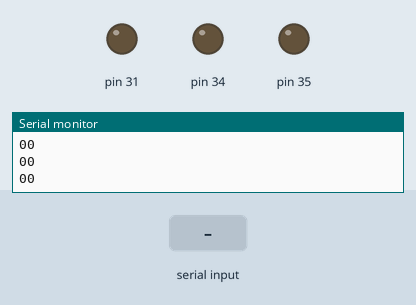
This sketch was run on a simulated Arduino Mega 2560, built with avr-gcc and run on an emulated ATmega2560. Parts: output pins drawn as LEDs (lit = HIGH), the last lines printed to the serial monitor. Inputs (shaded band) come from the test bench.

Above: at 1.7 s.
1.8 s: "U90\n" received over the second serial link
At 2.5 s:
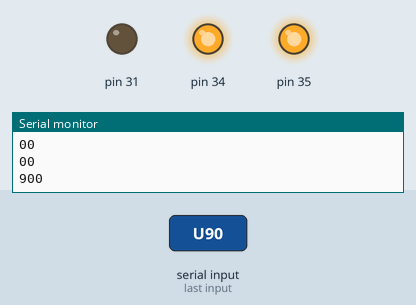
3.5 s: "L90\n" received over the second serial link
At 4.9 s:
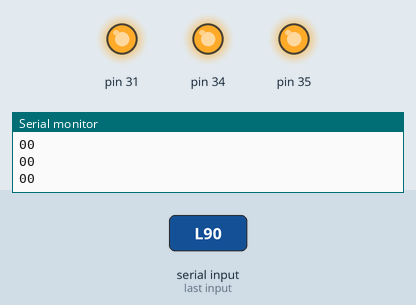
Timing chart, 0 to 6.5 s (numbered marks = the images above; inputs shaded):
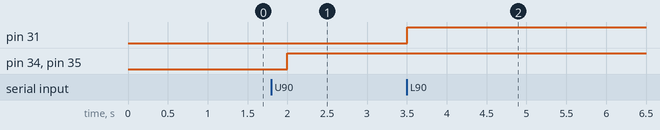

The sketch:

RX.ino
```cpp
int data_UD, data_LR;

void setup(){
 Serial1.begin(9600);
 Serial.begin(9600);
 pinMode(34,OUTPUT);
 pinMode(35,OUTPUT);
 pinMode(31,OUTPUT);
 delay(500);
}
void loop(){
  int Ucounter=-1, Lcounter=-1;
  boolean UU=false, UUTR=false,
          LL=false, LLTR=false;
  char Umsg[4];
  char Lmsg[4];
  while( Serial1.available() > 0){
    digitalWrite(34,HIGH);
    char inChar = Serial1.read();
    if(UU){
      Umsg[Ucounter] = inChar;
      Ucounter++;
    }
    if( Ucounter==3) UU=false;
    if( inChar == 'U'){
      digitalWrite(35,HIGH);
      Ucounter++;
      UU=true;
    }
    if(LL){
      Lmsg[Lcounter] = inChar;
      Lcounter++;
    }
    if( Lcounter==3) LL=false;
    if( inChar == 'L'){
      digitalWrite(31,HIGH);
      Lcounter++;
      LL=true;
    }
    //else digitalWrite(31,LOW);
    //Serial.println(inChar);
  }
  delay(250);
  int UD = atoi(Umsg);  //489
  int LR = atoi(Lmsg);  //228
  Serial.print(UD);
  Serial.println(LR);

  /*Serial.print("END   UD=");
  for(unsigned i=0; i <3 ; i++){
   //Serial.print(Umsg[i]);
   UD[i]=Umsg[i] - '0';
   //Serial.print(" UD: ");
   Serial.print(UD[i]);
  }
  Serial.print("  ,L=");
  for(unsigned i=0; i <3 ; i++){
   //Serial.print(Lmsg[i]);
   LR[i]=Lmsg[i] - '0';
   Serial.print(LR[i]);
  }
  int UUUU = atoi(Umsg);
  Serial.println(UUUU);
  Serial.println();*/
}
```

Measured:
- after the input at 1.8 s, pin 34, pin 35: LOW → HIGH after 0.20 s
- after the input at 3.5 s, pin 31: LOW → HIGH at once
